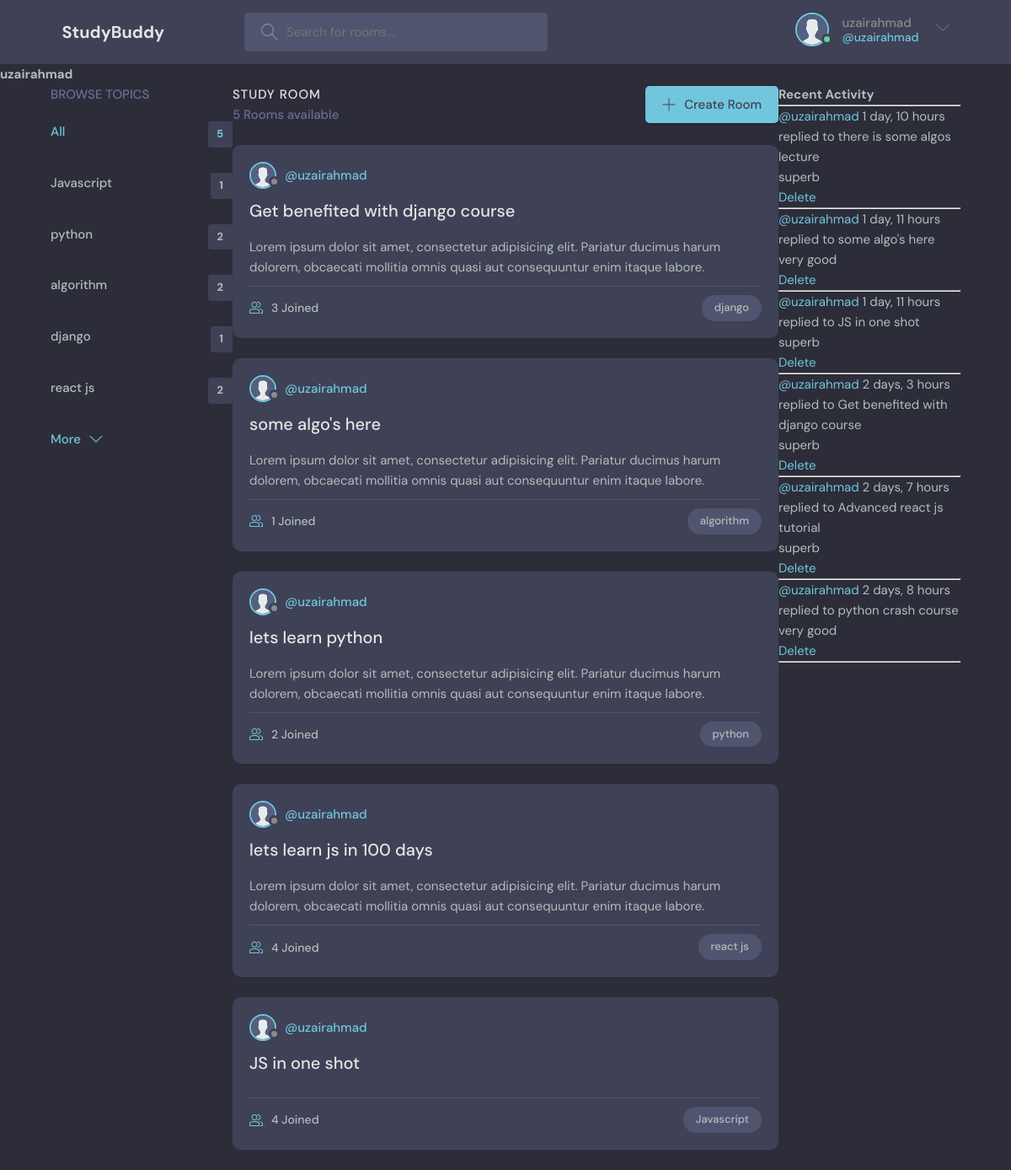
Screenshot of /profile/1 (signed in) with the database file from the repository.
### base/models.py (models this page shows)
class Topic(models.Model):
    name = models.CharField(max_length=200)
    def __str__(self):
        return self.name

class Room(models.Model):
    host = models.ForeignKey(User, on_delete=models.SET_NULL, null=True)
    topic = models.ForeignKey(Topic, on_delete=models.SET_NULL, null=True)
    name = models.CharField(max_length=200)
    participants=models.ManyToManyField(User,related_name='participants',blank=True)
    description = models.TextField(null=True, blank=True)
    updated = models.DateTimeField(auto_now=True)
    created = models.DateTimeField(auto_now_add=True)
    class Meta:
        ordering= ['-updated','-created']
    def __str__(self):
        return self.name

class Message(models.Model):
    user = models.ForeignKey(User, on_delete=models.CASCADE)
    room = models.ForeignKey(Room, on_delete=models.CASCADE)
    body = models.TextField()
    updated = models.DateTimeField(auto_now=True)
    created = models.DateTimeField(auto_now_add=True)
    class Meta:
        ordering= ['-updated','-created']
    def __str__(self):
        return self.body[0:50]

### base/views.py (the view)
# urls.py: path("profile/<int:room_id>",views.profile,name='profile'),
def profile(request,room_id):
    user=User.objects.get(id=room_id)
    rooms=user.room_set.all()
    room_message=user.message_set.all()
    topics=Topic.objects.all()
    return render(request,'base/profile.html',{'user':user,'rooms':rooms,'room_message':room_message,'topics':topics})

### base/templates/base/profile.html (shortened to what this page needs)
{% extends 'main.html' %} {% block content %}
<h1>{{user.username}}</h1>
<div class="container">
  <div>{% include 'base/topics.html' %}</div>
  <div>
    {% include 'base/feed.html'%}
  </div>
  <div>{% include 'base/activity_component.html' %}</div>
</div>
{% endblock content%}

### templates/navbar.html (shortened to what this page needs)
{% load static %}
<header class="header header--loggedIn">
  <div class="container">
    <a href="{% url 'home' %}" class="header__logo">
      <h1>StudyBuddy</h1>
    </a>
    <form method="GET" class="header__search" action="{% url 'home' %}">
      <label>
        <input name="q" placeholder="Search for rooms..." />
      </label>
    </form>
    <nav class="header__menu">
      {% if request.user.is_authenticated%}
      <div class="header__user">
        <a href="{% url 'profile' request.user.id %}">
          <div class="avatar avatar--medium active">
            <img src="{% static 'images/avatar.svg' %}" alt="Avatar" />
          </div>
          <p>{{ request.user }}<span>@{{ request.user }}</span></p>
        </a>
        <button class="dropdown-button">
          <svg
            version="1.1"
            xmlns="http://www.w3.org/2000/svg"
            width="32"
            height="32"
            viewBox="0 0 32 32"
          >
            <title>chevron-down</title>
            <path d="M16 21l-13-13h-3l16 16 16-16h-3l-13 13z"></path>
          </svg>
        </button>
      </div>
      {% else %}
      <a href="{% url 'login' %}">
        <img src="{% static 'images/avatar.svg' %}" alt="Avatar" />
        <p>Login</p>
      </a>
      {% endif %}
    </nav>
  </div>
</header>

### base/templates/base/topics.html
<div class="topics">
  <div class="topics__header">
    <h2>Browse Topics</h2>
  </div>
  <ul class="topics__list">
    <li>
      <a href="{% url 'home' %}" class="active"
        >All <span>{{topics.count}}</span></a
      >
    </li>
    {% for topic in topics %}
    <li>
      <a href="{% url 'home' %}?q={{ topic.name }}"
        >{{topic.name}}<span>{{topic.room_set.all.count}}</span></a
      >
    </li>
    {% endfor %}
  </ul>
  <a class="btn btn--link" href="topics.html">
    More
    <svg
      version="1.1"
      xmlns="http://www.w3.org/2000/svg"
      width="32"
      height="32"
      viewBox="0 0 32 32"
    >
      <title>chevron-down</title>
      <path d="M16 21l-13-13h-3l16 16 16-16h-3l-13 13z"></path>
    </svg>
  </a>
</div>

### base/templates/base/feed.html (shortened to what this page needs)
{% load static %}
<div class="roomList">
  <div class="roomList__header">
    <div>
      <h2>Study Room</h2>
      <p>{{rooms.count}} Rooms available</p>
    </div>
    <a class="btn btn--main" href="{% url 'createRoom' %}">
      <svg
        version="1.1"
        xmlns="http://www.w3.org/2000/svg"
        width="32"
        height="32"
        viewBox="0 0 32 32"
      >
        <title>add</title>
        <path
          d="M16.943 0.943h-1.885v14.115h-14.115v1.885h14.115v14.115h1.885v-14.115h14.115v-1.885h-14.115v-14.115z"
        ></path>
      </svg>
      Create Room
    </a>
  </div>
  {% for room in rooms %}
  <div class="roomListRoom">
    <div class="roomListRoom__header">
      {% if room.host and room.host.id %}
      <a href="{% url 'profile' room.host.id %}" class="roomListRoom__author">
        <div class="avatar avatar--small">
          <img src="{% static 'images/avatar.svg' %}" alt="Avatar" />
        </div>
        <span>@{{ room.host.username }}</span>
      </a>
      {% endif %}
    </div>
    <div class="roomListRoom__content">
      <a href="{% url 'room' room.id %}">{{room.name}}</a>
      <p>{{room.description}}</p>
    </div>
    <div class="roomListRoom__meta">
      <a href="room.html" class="roomListRoom__joined">
        {{room.participants.count}} Joined
      </a>
      <p class="roomListRoom__topic">{{room.topic}}</p>
    </div>
  </div>
  {% endfor %}
</div>

### base/templates/base/activity_component.html
<h1>Recent Activity</h1>
<hr />
{% for message in room_message %}
<small
  ><a href="{% url 'profile' message.user.id %}">@{{message.user}}</a>
  {{message.created|timesince}}</small
><br />
<small>replied to {{message.room}}</small>
<p>{{message}}</p>
{% if request.user == message.user %}
<a href="{% url 'deleteMessage' message.id %}">Delete</a>
{% endif %}
<hr />
{% endfor %}

### base/templates/base/profile.html (style rules this page uses)
.container { display: grid; grid-template-columns: 1fr 3fr 1fr; }

### rows the page displays
Topic: name "Javascript", room_set.all.count "1"
Topic: name "python", room_set.all.count "2"
Topic: name "algorithm", room_set.all.count "2"
Topic: name "django", room_set.all.count "1"
Topic: name "react js", room_set.all.count "2"
Room: host.username "uzairahmad", name "Get benefited with django course", description "Lorem ipsum dolor sit amet, consectetur adipisicing elit. Pariatur ducimus harum dolorem, obcaecati mollitia omnis quasi aut consequuntur enim itaque labore.", participants.count "3", topic "django"
Room: host.username "uzairahmad", name "some algo's here", description "Lorem ipsum dolor sit amet, consectetur adipisicing elit. Pariatur ducimus harum dolorem, obcaecati mollitia omnis quasi aut consequuntur enim itaque labore.", participants.count "1", topic "algorithm"
Room: host.username "uzairahmad", name "lets learn python", description "Lorem ipsum dolor sit amet, consectetur adipisicing elit. Pariatur ducimus harum dolorem, obcaecati mollitia omnis quasi aut consequuntur enim itaque labore.", participants.count "2", topic "python"
Room: host.username "uzairahmad", name "lets learn js in 100 days", description "Lorem ipsum dolor sit amet, consectetur adipisicing elit. Pariatur ducimus harum dolorem, obcaecati mollitia omnis quasi aut consequuntur enim itaque labore.", participants.count "4", topic "react js"
Room: host.username "uzairahmad", name "JS in one shot", participants.count "4", topic "Javascript"
Message: user "uzairahmad", created "1 day, 10 hours", room "there is some algos lecture", body "superb", shows "Delete"
Message: user "uzairahmad", created "1 day, 11 hours", room "some algo's here", body "very good", shows "Delete"
Message: user "uzairahmad", created "1 day, 11 hours", room "JS in one shot", body "superb", shows "Delete"
Message: user "uzairahmad", created "2 days, 3 hours", room "Get benefited with django course", body "superb", shows "Delete"
Message: user "uzairahmad", created "2 days, 7 hours", room "Advanced react js tutorial", body "superb", shows "Delete"
Message: user "uzairahmad", created "2 days, 8 hours", room "python crash course", body "very good", shows "Delete"

### other values shown
{{ request.user }} "uzairahmad"
{{ user.username }} "uzairahmad"
{{ topics.count }} "5"
{{ rooms.count }} "5"
